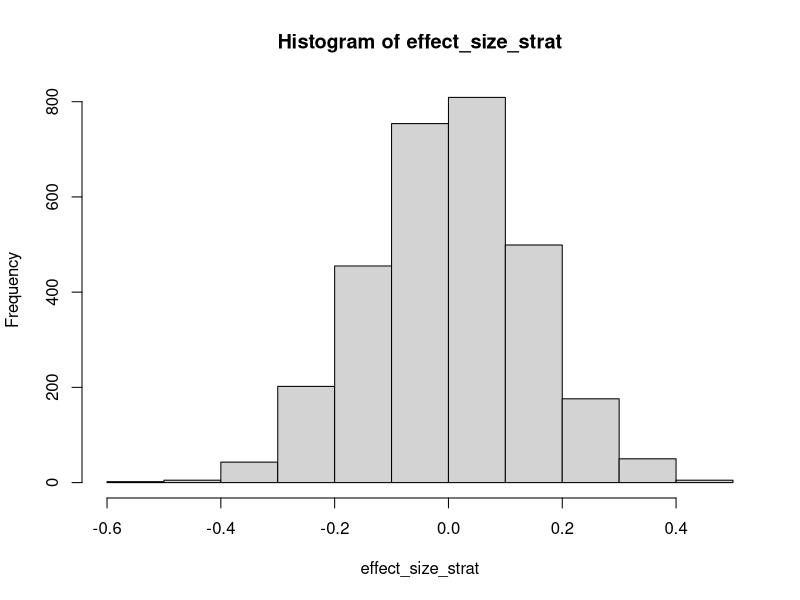
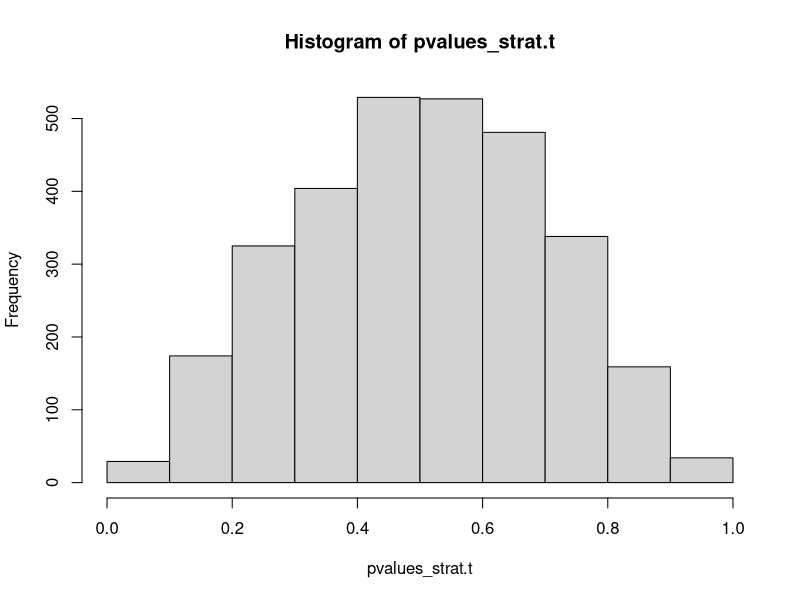
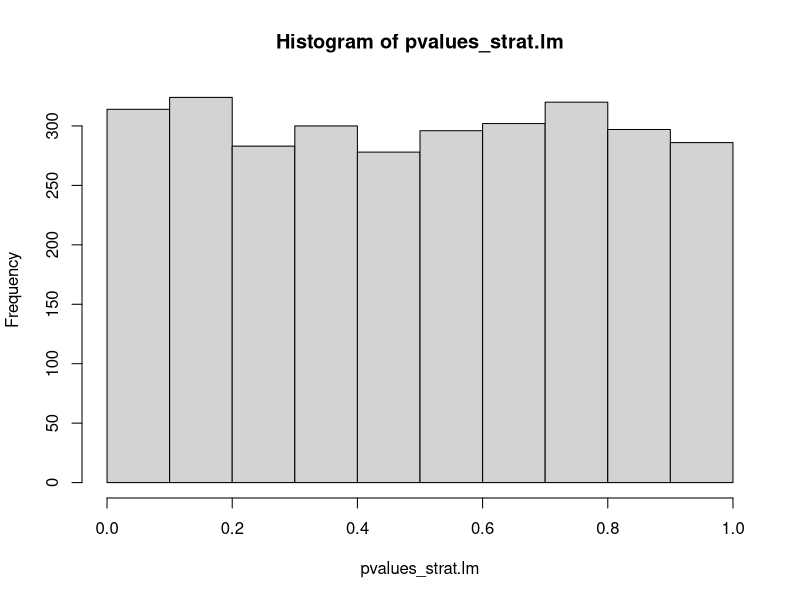
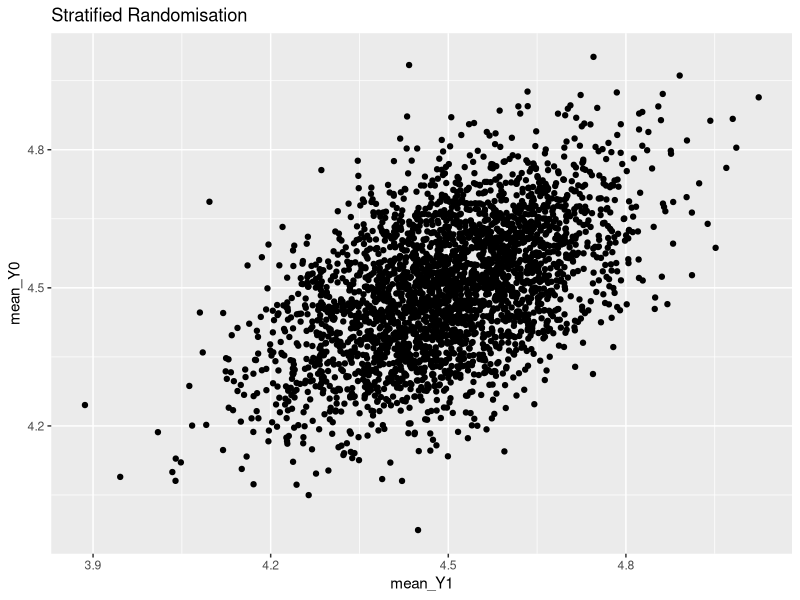
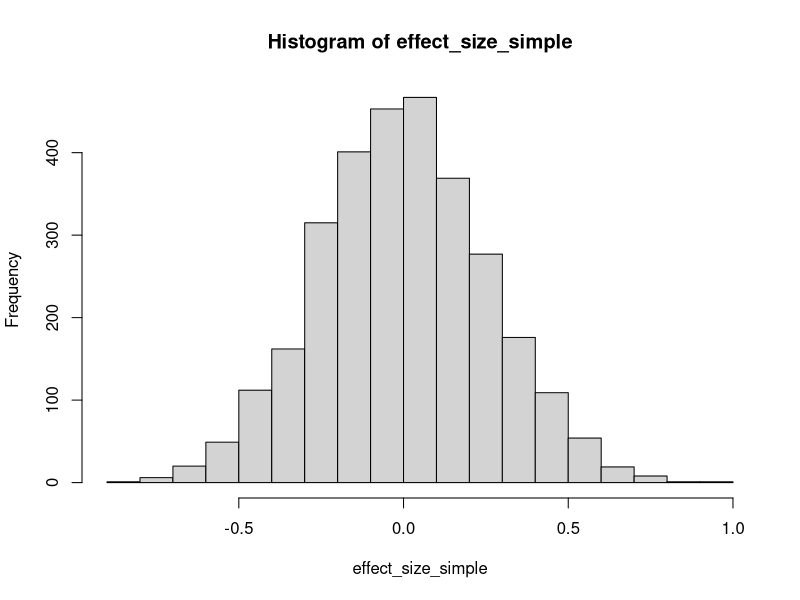
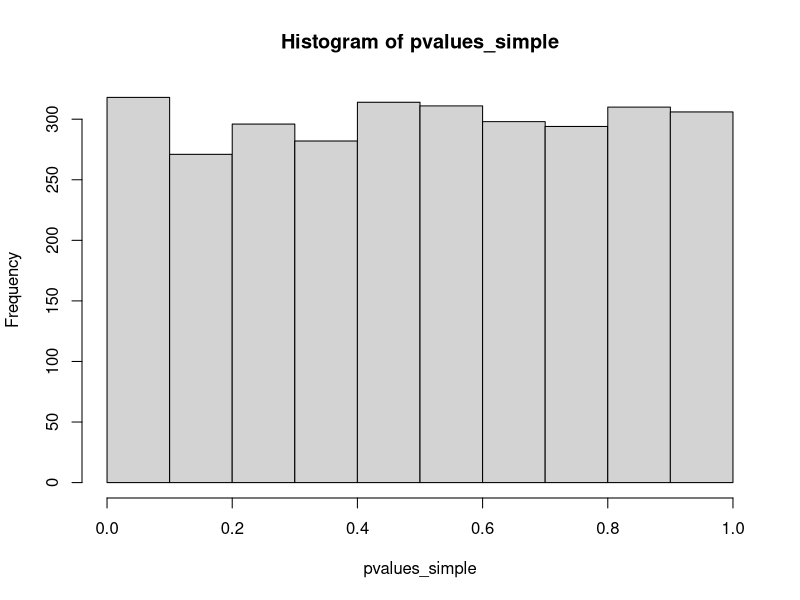
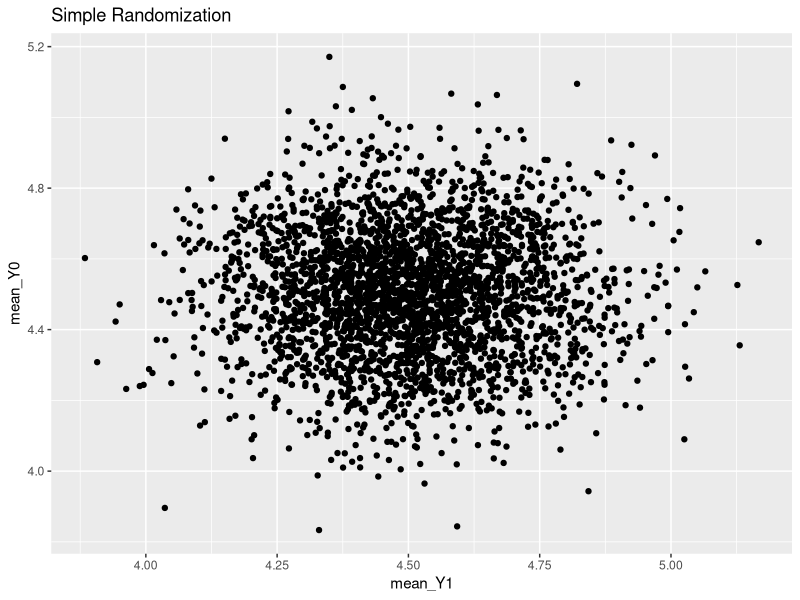

These charts were generated, in order, by the following R code:
## Johannes Schwenke - 2024-04-12
#Simulation to show that stratification will induce correlation

library(tidyverse)


nSims <- 3e3 # Number of simulations
intercept <- 3 # intercept of outcome (ie, no treatment, predicitive variable not present)
beta_treat1 <- 0 # effect of treatment on outcome
beta_strat <- 3 # effect of stratification factor (predictive variable) on outcome
lambda0 <- 100 #expected number of people in stratum without predictive variable
lambda1 <- 100 #expected number of people in stratum with predictive variable

# NOTE: stratification will only cause correlation if the strata are not always perfectly of equal size
# if always exactly 50% of the people have or haven't the predictive factor, then this will not result in a correlation
# That's why we vary the number of patients in each stratum for every iteration of the simulation by drawing from a poisson distribution

# Explanation in my own words:
# mean_Y1 and mean_Y0 are correlated, because the prognostic factor is always perfectly balanced if we stratify.
# If by chance overall slightly more people have the prognostic factor (which creates a higher Y), then both Y0 and Y1 will be higher, and vice versa
# In case of simple randomisation, when overall more people have the prognostic factors, some more of then end up in treatment == 1, some more in treatment == 0, 
# and overall this cancels out and we don't observe a correlation.

#NOTE: this is for a continuous outcome. I assume this would work similarly for a binary outcome, on a logodds scale

# Stratified randomization ------------------------------------------------

nPatients_strat0 <- numeric()
nPatients_strat1 <- numeric()
nPatients <- numeric()
strat <- numeric()
mean_Y0 <- numeric(nSims)
mean_Y1 <- numeric(nSims)
obs_effect <- numeric(nSims)
pvalue.t <- numeric(nSims)
pvalue.lm <- numeric(nSims)

set.seed(1)


for (i in 1:nSims){
  nPatients_strat0 <- rpois(1, lambda0) #number of patients stratum = 1
  if (nPatients_strat0 %% 2 != 0){
    nPatients_strat0 <- nPatients_strat0 + 1
  }
  
  nPatients_strat1 <- rpois(1, lambda1) #number of patients stratum = 0
  if (nPatients_strat1 %% 2 != 0){
    nPatients_strat1 <- nPatients_strat1 + 1
  }
  
  nPatients <- nPatients_strat0 + nPatients_strat1
  
  strat <- c(rep(0, nPatients_strat0), rep(1, nPatients_strat1)) #create vector of all patients who either have the strat factor or don't
  
  treatment <- rep(0:1, nPatients/2)
  # this creates a vector of "treatment allocations" which is actually just a sequence alternating between 0 and 1. (Block of 2)
  # because this is a simulation, and using rep we always have perfectly balanced allocation, no need to acutally randomize according to stratum
  # For non stratified randomization, we have to use rbinom or resample the strat vector with replacement. 
  
  
  outcome <- numeric(nPatients) # this creates an empty vector which we will use to assign the outcome for each patient
  outcome <- intercept + beta_treat1*treatment + beta_strat * strat  # this assigns the probability of death for patients receiving 'treatment 0' 
  
  error <- rnorm(nPatients) #create a vector of error terms 
  outcome <- outcome + error #add the error terms to the outcome
  
  trialdat_strat <- tibble(outcome, treatment, strat)
  
  mean_Y0[i] <- (trialdat_strat %>% group_by(treatment) %>% summarize(mean = mean(outcome)) %>% pull())[1]
  mean_Y1[i] <- (trialdat_strat %>% group_by(treatment) %>% summarize(mean = mean(outcome)) %>% pull())[2]
  
  obs_effect[i] <- mean_Y1[i] - mean_Y0[i] #calculate absolute effect size
  
  #hypothesis test using Welchs t-test (not assum equal variance between groups)
  t <- t.test((trialdat_strat %>% filter(treatment == 0))$outcome, (trialdat_strat %>% filter(treatment == 1))$outcome, var.equal = FALSE, alternative = "greater")
  pvalue.t[i] <- t$p.value 
  
  m <- lm(outcome ~ treatment + strat, data = trialdat_strat)
  pvalue.lm[i] <- summary(m)$coefficient[11] #pull p values for treatment
}

effect_size_strat <- obs_effect
hist(effect_size_strat)

var_strat_effect <- var(obs_effect) #variance in effect estimate distribution is smaller in stratified randomization
var_strat_effect

pvalues_strat.t <- pvalue.t
mean(pvalues_strat.t <= 0.05)
hist(pvalues_strat.t) #pvalues are not  uniformly distributed --> model misspecified

pvalues_strat.lm <- pvalue.lm
mean(pvalues_strat.lm <= 0.05) #including the stratum in the linear model (remember t.test is a linear model) makes distribution uniform again
hist(pvalues_strat.lm)

plot_strat <- tibble(mean_Y0, mean_Y1) %>% 
  ggplot(aes(x = mean_Y1, y = mean_Y0)) +
  geom_point() +
  ggtitle(paste("Stratified Randomisation"))

plot_strat

rm(mean_Y0, mean_Y1, nPatients_strat0, nPatients_strat1, nPatients, strat, obs_effect, pvalue.t, pvalue.lm) #remove unused variables
  


# Non stratified randomization --------------------------------------------
nPatients_strat0 <- numeric()
nPatients_strat1 <- numeric()
nPatients <- numeric()
strat <- numeric()
mean_Y0 <- numeric(nSims)
mean_Y1 <- numeric(nSims)
obs_effect <- numeric(nSims)
pvalue <- numeric(nSims)

set.seed(1) # this sets the random seed for your results to be reproducible


for (i in 1:nSims){
  
  nPatients_strat0 <- rpois(1, lambda0) #number of patients stratum = 1
  if (nPatients_strat0 %% 2 != 0){
    nPatients_strat0 <- nPatients_strat0 + 1
  }
  
  nPatients_strat1 <- rpois(1, lambda1) #number of patients stratum = 0
  if (nPatients_strat1 %% 2 != 0){
    nPatients_strat1 <- nPatients_strat1 + 1
  }
  
  # NOTE: stratification will only cause correlation if the strata are not of equal size.
  # if exactly 50% of the people have or haven't the predictive factor, then this will not results in a correlation
  
  nPatients <- nPatients_strat0 + nPatients_strat1
  
  strat <- c(rep(0, nPatients_strat0), rep(1, nPatients_strat1))
  strat <- sample(strat, length(strat), replace = FALSE) #here we just permute the vector, because otherwise by using rep below, we'd create stratified randomization
  
  treatment <- rep(0:1, nPatients/2)
  
  
  outcome <- numeric(nPatients) # this creates an empty vector which we will use to assign the outcome for each patient
  outcome <- intercept + beta_treat1*treatment + beta_strat * strat  # this assigns the probability of death for patients receiving 'treatment 0' 
  
  
  error <- rnorm(nPatients) #create a vector of error terms 
  outcome <- outcome + error #add the error terms to the outcome
  
  trialdat_non_strat <- tibble(outcome, treatment)
  
  mean_Y0[i] <- (trialdat_non_strat %>% group_by(treatment) %>% summarize(mean = mean(outcome)) %>% pull())[1]
  mean_Y1[i] <- (trialdat_non_strat %>% group_by(treatment) %>% summarize(mean = mean(outcome)) %>% pull())[2] 
  
  obs_effect[i] <- mean_Y1[i] - mean_Y0[i]
  
  
  t <- t.test((trialdat_non_strat %>% filter(treatment == 1))$outcome, (trialdat_non_strat %>% filter(treatment == 0))$outcome, var.equal = FALSE, alternative = "greater")
  pvalue[i] <- t$p.value
  
}

effect_size_simple <- obs_effect
hist(effect_size_simple)

var_simple_effect <- var(obs_effect) #variance in effect estimate distribution is smaller in stratified randomization
var_simple_effect

pvalues_simple <- pvalue
mean(pvalues_simple <= 0.05) #expected number of type I errors, if we set effect size to 0
hist(pvalues_simple)  #p values are uniformely distributed --> model is not misspecified


plot_non_strat <- tibble(mean_Y0, mean_Y1) %>% 
  ggplot(aes(x = mean_Y1, y = mean_Y0)) +
  geom_point() +
  ggtitle(paste("Simple Randomization"))


plot_non_strat
